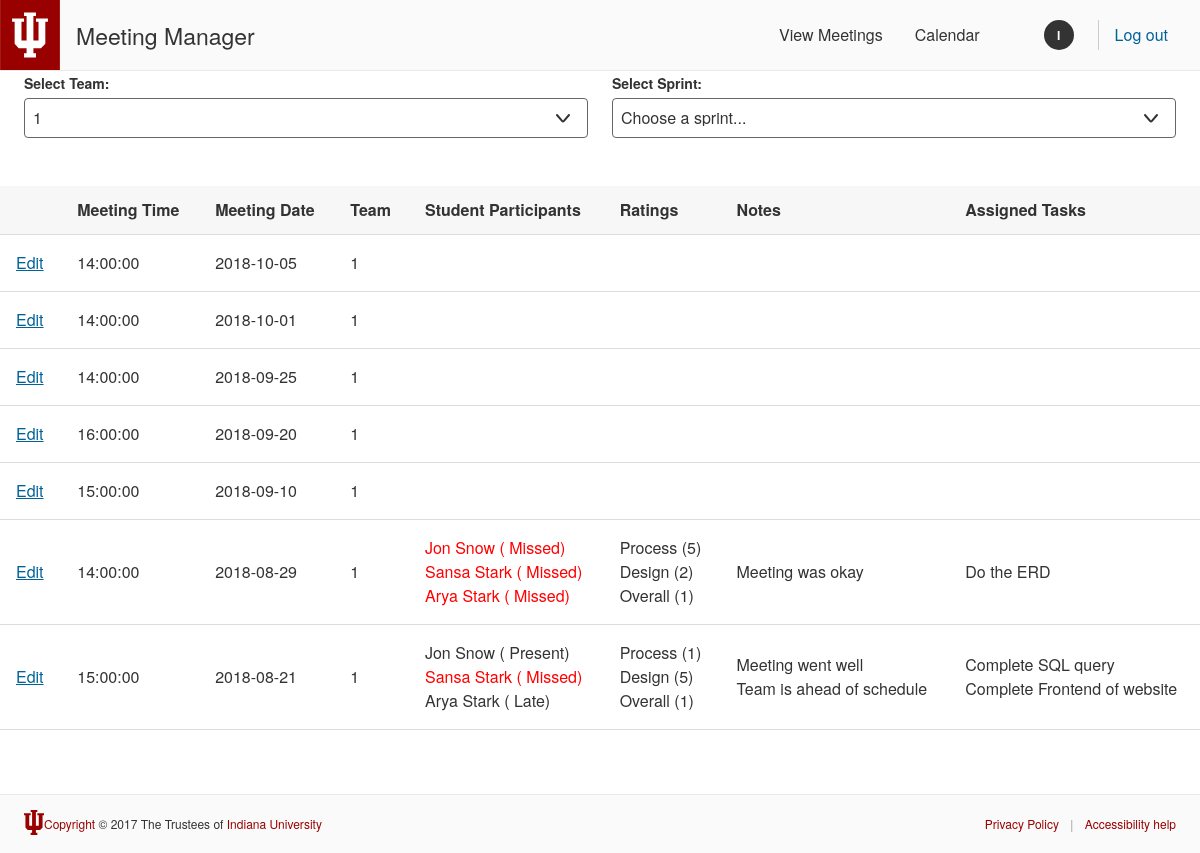
The page /MeetingView.php?team=1 on the database its author committed.
### tables this page shows
CREATE TABLE meeting(
	MeetingID int AUTO_INCREMENT,
	meeting_time time NOT NULL,
	meeting_date date NOT NULL,
	team_attendance varchar(10),
	teamID INT NOT NULL,
	sprintID INT NOT NULL,
	PRIMARY KEY (MeetingID),
FOREIGN KEY (teamID) REFERENCES team(TeamID),
FOREIGN KEY (sprintID) REFERENCES sprint(SprintID))
ENGINE INNODB;

CREATE TABLE meeting_rating(
	value INT NOT NULL,
	ratingID INT NOT NULL,
	meetingID INT NOT NULL,
	FOREIGN KEY (ratingID) REFERENCES rating(RatingID),
	FOREIGN KEY (meetingID) REFERENCES meeting(MeetingID));

CREATE TABLE rating(
	RatingID int AUTO_INCREMENT,
	rating_name varchar(25),
	lowest_rank int,
	highest_rank int,
	PRIMARY KEY (RatingID))
ENGINE INNODB;

CREATE TABLE note(
	NoteID int AUTO_INCREMENT,
	title varchar(25),
	content varchar(500) NOT NULL,
	meetingID INT NOT NULL,
	PRIMARY KEY (NoteID),
	FOREIGN KEY (meetingID) REFERENCES meeting(MeetingID))
ENGINE INNODB;

CREATE TABLE task(
	TaskID int AUTO_INCREMENT,
	title varchar(25),
	content varchar(500) NOT NULL,
	assigned_date date NOT NULL,
	due_date date,
	completion_date date,
	meetingID INT NOT NULL,
	teamID INT NOT NULL,
	PRIMARY KEY (TaskID),
	FOREIGN KEY (meetingID) REFERENCES meeting(MeetingID),
	FOREIGN KEY (teamID) REFERENCES team(TeamID))
ENGINE INNODB;

### MeetingView.php (the view, shortened to what this page needs)
<!DOCTYPE html>
<html lang="en-US">
<head>
    <link media="all" rel="stylesheet" href="./css/rivet.min.css">
</head>
<body>
<header class="rvt-header" role="banner">
    <div class="rvt-header__trident">
    </div>
    <span class="rvt-header__title">
        <a href="index.php">Meeting Manager</a>
    </span>
    <div class="rvt-header__controls">
        <nav class="rvt-header__main-nav" role="navigation">
            <ul>
                <li>
                    <a href="">View Meetings</a>
                </li>
                <li>
                    <a href="CalendarView.php" >Calendar</a>
                </li>
            </ul>
        </nav>
        <div class="rvt-header-id">
            <div href="#0" class="rvt-header-id__profile">
                <span class="rvt-header-id__avatar" aria-hidden="true">I</span>
            </div>
            <a href="index.php" class="rvt-header-id__log-out">Log out</a>
        </div>
    </div>
</header>
    <main role="main" id="main-content">
    <div>
 <?php
    	$conn=mysqli_connect("db.sice.indiana.edu","i491u20_smkramer","my+sql=i491u20_smkramer", "i491u20_smkramer");
 $all_team_query = "Select TeamID
from team;";
$all_team_result = $conn->query($all_team_query);
 echo
 '<div class="rvt-container">
    <div class="rvt-grid">
<div class="rvt-grid__item">
<form id="filterselect" action="" method="GET">
<label for="select-team">Select Team:</label>
<select id="select-team"  name="team" onchange="this.form.submit()">
<option value="">Choose a team...</option>';
if ($all_team_result->num_rows > 0) {
    while($team_row = $all_team_result->fetch_assoc()) {
    	if ($_GET["team"] == $team_row["TeamID"]) {
    		echo "<option value=".$team_row["TeamID"].' selected>'.$team_row["TeamID"]."</option>";}
    	else {
    		echo "<option value=".$team_row["TeamID"].'>'.$team_row["TeamID"]."</option>";}
    }
}
echo '<option value="">All Teams</option>
</select>
</div>
<div class="rvt-grid__item">
<label for="select-sprint">Select Sprint:</label>
<select id="select-sprint"  name="sprint" onchange="this.form.submit()">
<option value="">Choose a sprint...</option> ';
echo '<option value="">All Sprints</option> </select></form> </div></div></div><br><br>';
if ($_GET["team"] and $_GET["sprint"]) {$meeting_query = "Select mt.meeting_time, mt.meeting_date, mt.teamID, mt.MeetingID
from meeting as mt where mt.teamID = ".$_GET["team"]." and mt.sprintID =".$_GET["sprint"]." ORDER BY MeetingID desc;";}
elseif ($_GET["team"] and $_GET["team"] != "all" and !$_GET["sprint"]) {$meeting_query = "Select mt.meeting_time, mt.meeting_date, mt.teamID, mt.MeetingID
from meeting as mt where mt.teamID = ".$_GET["team"]." ORDER BY MeetingID desc;";}
elseif ($_GET["sprint"]) {$meeting_query = "Select mt.meeting_time, mt.meeting_date, mt.teamID, mt.MeetingID
from meeting as mt where mt.sprintID = ".$_GET["sprint"]." ORDER BY MeetingID desc;";}
else {
$meeting_query = "Select mt.meeting_time, mt.meeting_date, mt.teamID, mt.MeetingID
from meeting as mt ORDER BY MeetingID desc;"; }
$meeting_result = $conn->query($meeting_query);
echo
'<div>
 <table>
    <caption class="sr-only">Meeting Table 1</caption>
    <thead>
        <tr>
            <th scope="col"></th>
            <th scope="col">Meeting Time</th>
            <th scope="col">Meeting Date</th>
            <th scope="col">Team</th>
            <th scope="col">Student Participants</th>
            <th scope="col">Ratings</th>
            <th scope="col">Notes</th>
            <th scope="col">Assigned Tasks</th>
        </tr>
    </thead>
    <tbody>
    ';
if ($meeting_result->num_rows > 0) {
    while($row = $meeting_result->fetch_assoc()) {
    	echo "<tr><td><a href='MeetingNotes.php?meeting=".$row["MeetingID"]."'>Edit</a></td><td>".$row["meeting_time"].
        "</td><td>".$row["meeting_date"].
        "</td><td>".$row["teamID"]."</td>";
    	$student_query = 'Select s.first_name, s.last_name, sa.attendance
from meeting as mt, student as s, student_attendance as sa
where mt.teamID = s.teamID and sa.meetingID = mt.MeetingID and sa.studentID = s.StudentID
and mt.MeetingID = '.$row["MeetingID"].';';
		$student_result = $conn->query($student_query);
        echo "<td>";
		if ($student_result->num_rows > 0) {
       		while($student_row = $student_result->fetch_assoc()) {
       			if ($student_row["attendance"] == "Missed"){
       				echo nl2br('<font color="red">'.$student_row["first_name"]." ".$student_row["last_name"]." ( ".$student_row["attendance"].")</font>\n");}
       			else {
        			echo nl2br( $student_row["first_name"]." ".$student_row["last_name"]." ( ".$student_row["attendance"].")\n");}
        	}
       }
        echo "</td>";
   		$rating_query = 'Select r.rating_name, mr.value
from rating as r, meeting_rating as mr
where r.RatingID = mr.ratingID and mr.meetingID = '.$row['MeetingID'].';';
		$rating_result = $conn->query($rating_query);
        echo "<td>";
		if ($rating_result->num_rows > 0) {
       		while($rating_row = $rating_result->fetch_assoc()) {
        		echo nl2br( $rating_row["rating_name"]." (".$rating_row["value"].")\n");
        	}
       }
        echo "</td>";
   		$note_query = 'Select content
from note
where meetingID = '.$row['MeetingID'].';';
		$note_result = $conn->query($note_query);
        echo "<td>";
		if ($note_result->num_rows > 0) {
       		while($note_row = $note_result->fetch_assoc()) {
        		echo nl2br( $note_row["content"]." \n");
        	}
       }
        echo "</td>";
   		$task_query = 'Select content
from task
where meetingID = '.$row['MeetingID'].';';
		$task_result = $conn->query($task_query);
        echo "<td>";
		if ($task_result->num_rows > 0) {
       		while($task_row = $task_result->fetch_assoc()) {
        		echo nl2br( $task_row["content"]." \n");
        	}
       }
        echo "</td>";
        echo "</tr>";
     }
} else {
}
echo "</tbody>
	</table>
	</div> ";
?>
	</div>
    </main>
    <footer class="rvt-footer m-top-xxl" role="contentinfo">
        <div class="rvt-footer__copyright-lockup">
            <div class=rvt-footer__trident>
            </div>
            <p><a href="https://www.iu.edu/copyright/index.html">Copyright</a> &copy; 2017 The Trustees of <a href="https://www.iu.edu/">Indiana University</a></p>
        </div>
        <ul class="rvt-footer__aux-links">
            <li class="rvt-footer__aux-item">
                <a href="#0">Privacy Policy</a>
            </li>
            <li class="rvt-footer__aux-item">
                <a href="https://accessibility.iu.edu/">Accessibility help</a>
            </li>
        </ul>
    </footer>
</body>
</html>

### rows shown on the page
meeting: meeting_time "14:00:00", meeting_date "2018-10-05", teamID "1"
meeting: meeting_time "14:00:00", meeting_date "2018-10-01", teamID "1"
meeting: meeting_time "14:00:00", meeting_date "2018-09-25", teamID "1"
meeting: meeting_time "16:00:00", meeting_date "2018-09-20", teamID "1"
meeting: meeting_time "15:00:00", meeting_date "2018-09-10", teamID "1"
meeting: meeting_time "14:00:00", meeting_date "2018-08-29", teamID "1", attendance "Jon Snow ( Missed)", attendance "Sansa Stark ( Missed)", attendance "Arya Stark ( Missed)"
meeting_rating: ratingID+value "Process (5)"
meeting_rating: ratingID+value "Design (2)"
meeting_rating: ratingID+value "Overall (1)"
note: content "Meeting was okay"
task: content "Do the ERD"
meeting: meeting_time "15:00:00", meeting_date "2018-08-21", teamID "1", attendance "Jon Snow ( Present)", attendance "Sansa Stark ( Missed)", attendance "Arya Stark ( Late)"
meeting_rating: ratingID+value "Process (1)"
meeting_rating: ratingID+value "Design (5)"
meeting_rating: ratingID+value "Overall (1)"
note: content "Meeting went well"
note: content "Team is ahead of schedule"
task: content "Complete SQL query"
task: content "Complete Frontend of website"

### other values the page prints
form field team "1"
